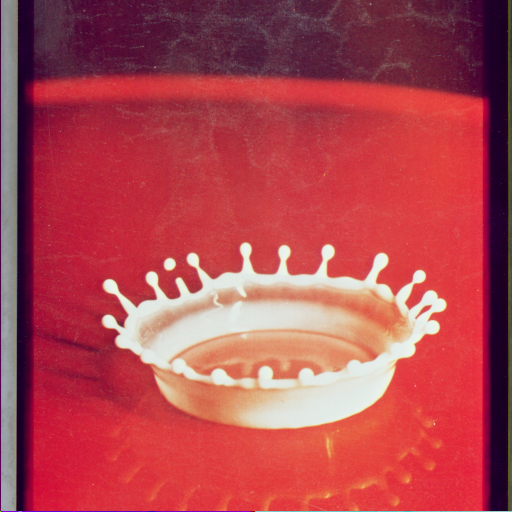
#> input picture DataSets/4.2.01.tiff, 512 x 512 px, found by its file name
$ python BlendingAndTransitionImages.py
#> lines starting #> are read from the running program, lines starting #| are printed output that depends on the picture
import cv2
import matplotlib.pyplot as plt

def main():

    path = "D:\\CODES\\OpenCV3\\DataSets\\"

    imgpath1 = path + "4.2.01.tiff"
    imgpath2 = path + "4.2.03.tiff"

    img1 = cv2.imread(imgpath1, 1)
#> img1 is the input picture: shape (512, 512, 3); mean B, G, R 79.9, 70.5, 176.3
    img2 = cv2.imread(imgpath2, 1)
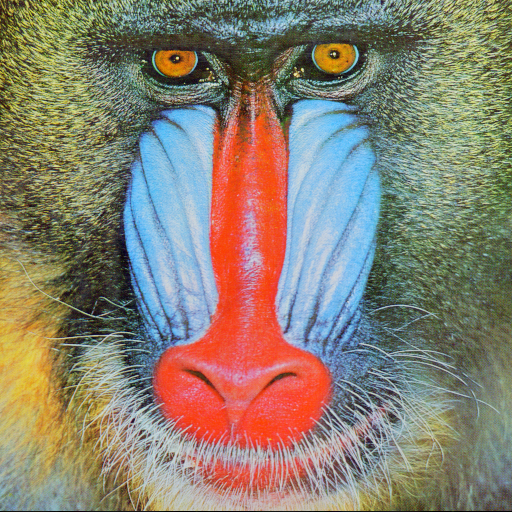
#> input picture DataSets/4.2.03.tiff, 512 x 512 px, found by its file name
#> img2 is the input picture: shape (512, 512, 3); mean B, G, R 113.1, 128.9, 137.4

    img1 = cv2.cvtColor(img1, cv2.COLOR_BGR2RGB)
    img2 = cv2.cvtColor(img2, cv2.COLOR_BGR2RGB)

    alpha = 0.5
    beta = 0.5
    gamma = 0

    output = cv2.addWeighted(img1, alpha, img2, beta, gamma)
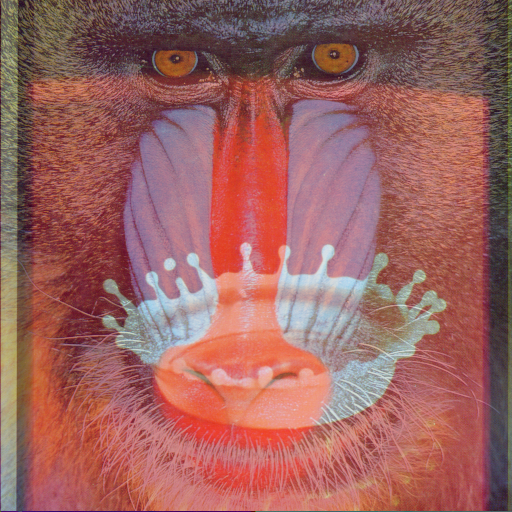
#> output: shape (512, 512, 3); mean R, G, B 156.8, 99.7, 96.5

    add = img1+img2
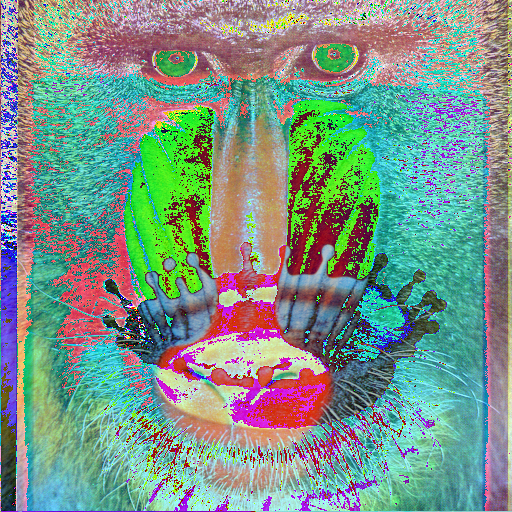
#> add: shape (512, 512, 3); mean R, G, B 122.2, 149.3, 135.9

    titles = ['Img1','Img2','WeightedSum','Sum']
    images = [img1, img2, output, add]

    for i in range(4) :
            plt.subplot(2, 2, i+1)
            plt.imshow(images[i])
            plt.title(titles[i])
            plt.xticks([])
            plt.yticks([])

    plt.show() #Show as a grid
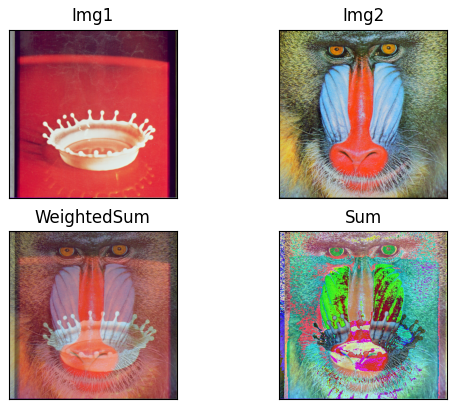
#> figure drawn by matplotlib, 4 panels

if __name__ == "__main__":
    main()
